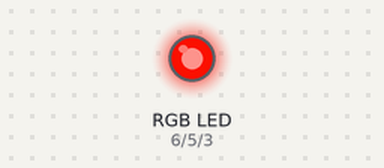
Bench run of a sketch on a simulated Arduino Uno, built with avr-gcc and run on an emulated ATmega328P. Shown: an RGB LED mixed from three pins (HIGH = lit). Dim RGB values are drawn brighter than linear.

Above: at 0.15 s.
At 4.05 s:
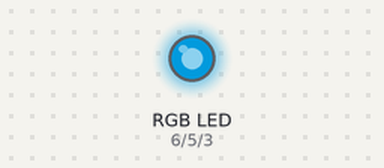
At 10.06 s:
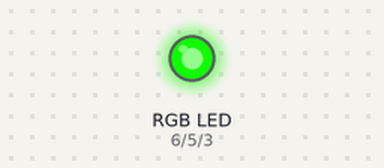
At 19.98 s:
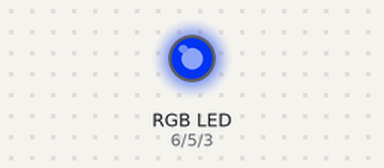
At 29.9 s:
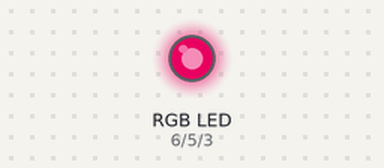
At 39.82 s:
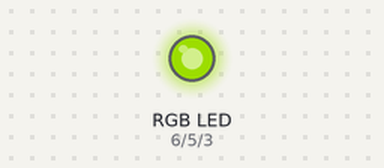
Timing chart, 0 to 39.9 s (numbered marks = the images above):
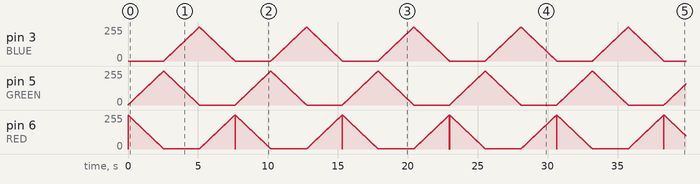

The sketch:

CCF_RGB_LED_2.ino
```cpp
// Define color-association of pins
#define BLUE 3
#define GREEN 5
#define RED 6

// Define variables for later use
int redValue;
int greenValue;
int blueValue;
int delayTime;

void setup() {
  pinMode(RED, OUTPUT);
  pinMode(GREEN, OUTPUT);
  pinMode(BLUE, OUTPUT);

  digitalWrite(RED, HIGH);
  digitalWrite(GREEN, LOW);
  digitalWrite(BLUE, LOW);
}

void loop() {
// manipulating time for(int i = 5; i < 100; i +=1){ delayTime += 5;}

// decrease red and increase green
for(int i = 0; i < 255; i += 1){
  redValue -= 1;
  greenValue += 1;
  analogWrite(RED, redValue);
  analogWrite(GREEN, greenValue);
  delay(10);
}

// decrease green and increase blue
for(int i = 0; i < 255; i += 1){
  greenValue -= 1;
  blueValue += 1;
  analogWrite(GREEN, greenValue);
  analogWrite(BLUE, blueValue);
  delay(10);
}

// decrease blue and return to red
for(int i = 0; i < 255; i += 1){
  blueValue -= 1;
  redValue += 1;
  analogWrite(BLUE, blueValue);
  analogWrite(RED, redValue);
  delay(10);
}
}
```
